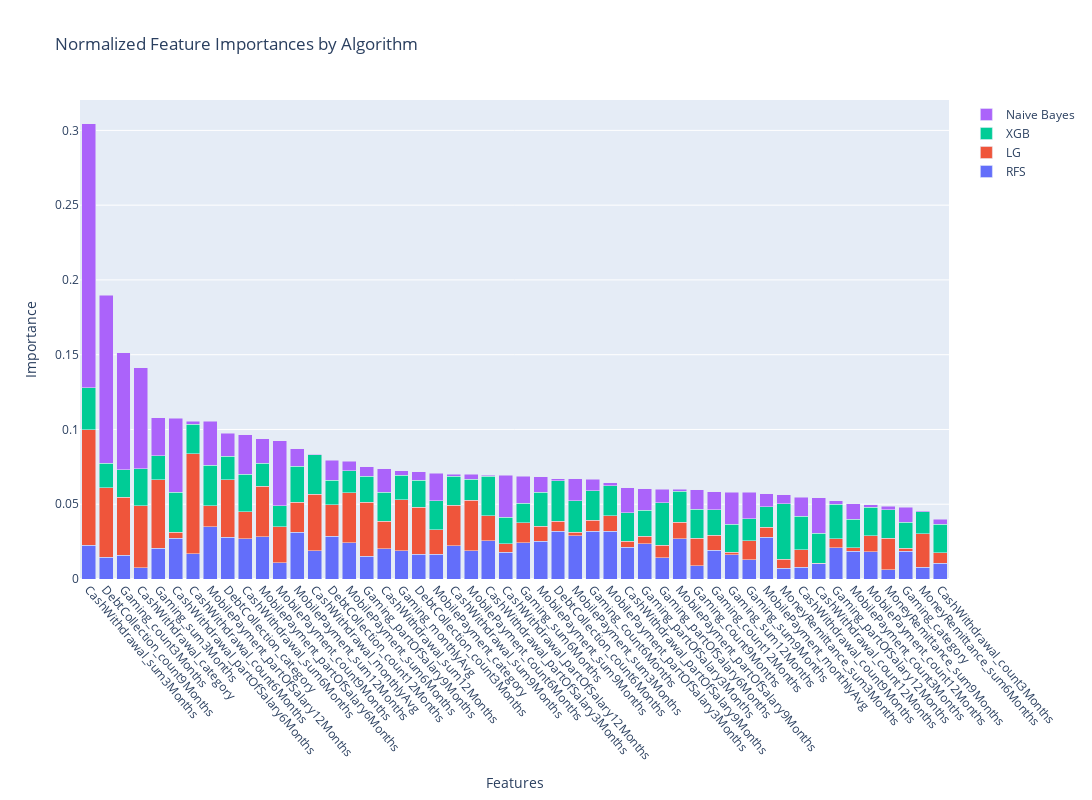

The cell this chart's notebook holds for it:
### Markdown cell above
## Features 150 - 200

### Code cell
# Keep the first feature (column)
first_feature = base.iloc[:, 0]

# Select columns from 50 to 100 (note: column index is 0-based, so 50-100 is 49-99)
selected_features = base.iloc[:, 150:200]

# Combine the first feature with the selected features
forforsta = pd.concat([first_feature, selected_features], axis=1)


preprocessor = DataPreprocessor(forforsta)
(Xtrain, Ytrain), (Xtest, Ytest), train_upsampled,  = preprocessor.get_split_data_with_upsample_and_scaling(0.7)

# Example usage
models = ['naive_bayes', 'xgboost', 'random_forest', 'logistic_regression']

optimizer = ModelOptimizer(models=models, X_train=Xtrain, y_train=Ytrain, n_trials=100)
best_params, best_models = optimizer.run()

# Usage
# Assuming best_models, Xtrain, Ytrain, Xtest, Ytest, train_upsampled are predefined
evaluator = ModelEvaluator(Xtrain, Ytrain, Xtest, Ytest, best_models)
evaluator.evaluate_models()
evaluator.plot_roc_curves()


# Usage
# Assuming best_models, train_upsampled, and forforsta are predefined
feature_importance = FeatureImportance(train_upsampled, best_models, forforsta)
feature_importance.calculate_importances()
feature_importance.calculate_cumulative_importance()
features_to_keep, features_to_discard = feature_importance.find_highly_correlated_features()

print("Features to keep:", features_to_keep)
print("Features to discard:", features_to_discard)

sorted_features = feature_importance.plot_importances()


## Filter away highly correlated features and take away the absolut worst
filtered_list = [item for item in sorted_features if item not in features_to_discard]
#selectionFour = filtered_list[:5]

### Figure 1 — Plotly figure (JSON) as saved in the notebook; plotly's stock layout.template omitted (floating-point values rounded to 4 significant figures)
{"data": [{"name": "RFS", "type": "bar", "x": ["CashWithdrawal_sum3Months", "DebtCollection_count9Months", "Gaming_count3Months", "CashWithdrawal_category", "Gaming_sum3Months", "CashWithdrawal_partOfSalary6Months", "CashWithdrawal_count6Months", "MobilePayment_partOfSalary12Months", "DebtCollection_category", "CashWithdrawal_sum6Months", "MobilePayment_partOfSalary6Months", "MobilePayment_count9Months", "MobilePayment_sum12Months", "CashWithdrawal_monthlyAvg", "DebtCollection_count12Months", "MobilePayment_sum6Months", "Gaming_partOfSalary9Months", "CashWithdrawal_sum12Months", "Gaming_monthlyAvg", "DebtCollection_count3Months", "MobilePayment_category", "CashWithdrawal_sum9Months", "MobilePayment_count6Months", "CashWithdrawal_partOfSalary3Months", "CashWithdrawal_partOfSalary12Months", "Gaming_sum6Months", "MobilePayment_sum9Months", "DebtCollection_count6Months", "MobilePayment_sum3Months", "Gaming_count6Months", "MobilePayment_partOfSalary3Months", "CashWithdrawal_partOfSalary9Months", "Gaming_partOfSalary3Months", "Gaming_partOfSalary6Months", "MobilePayment_partOfSalary9Months", "Gaming_count9Months", "Gaming_count12Months", "Gaming_sum12Months", "Gaming_sum9Months", "MobilePayment_monthlyAvg", "MoneyRemittance_sum3Months", "CashWithdrawal_count9Months", "CashWithdrawal_count12Months", "Gaming_partOfSalary12Months", "MobilePayment_count3Months", "MobilePayment_count12Months", "MoneyRemittance_sum9Months", "Gaming_category", "MoneyRemittance_sum6Months", "CashWithdrawal_count3Months"], "y": [0.02272, 0.01471, 0.01585, 0.007464, 0.02047, 0.02735, 0.01674, 0.03505, 0.02779, 0.02703, 0.02813, 0.01083, 0.03111, 0.01894, 0.02875, 0.02438, 0.01514, 0.02017, 0.01882, 0.01672, 0.01647, 0.02218, 0.01886, 0.02545, 0.01776, 0.02413, 0.02513, 0.0318, 0.02883, 0.03181, 0.03188, 0.02115, 0.02363, 0.01434, 0.02691, 0.008887, 0.0192, 0.01615, 0.013, 0.02806, 0.007137, 0.007852, 0.01024, 0.02104, 0.01852, 0.01821, 0.006206, 0.0187, 0.007878, 0.01041]}, {"name": "LG", "type": "bar", "x": ["CashWithdrawal_sum3Months", "DebtCollection_count9Months", "Gaming_count3Months", "CashWithdrawal_category", "Gaming_sum3Months", "CashWithdrawal_partOfSalary6Months", "CashWithdrawal_count6Months", "MobilePayment_partOfSalary12Months", "DebtCollection_category", "CashWithdrawal_sum6Months", "MobilePayment_partOfSalary6Months", "MobilePayment_count9Months", "MobilePayment_sum12Months", "CashWithdrawal_monthlyAvg", "DebtCollection_count12Months", "MobilePayment_sum6Months", "Gaming_partOfSalary9Months", "CashWithdrawal_sum12Months", "Gaming_monthlyAvg", "DebtCollection_count3Months", "MobilePayment_category", "CashWithdrawal_sum9Months", "MobilePayment_count6Months", "CashWithdrawal_partOfSalary3Months", "CashWithdrawal_partOfSalary12Months", "Gaming_sum6Months", "MobilePayment_sum9Months", "DebtCollection_count6Months", "MobilePayment_sum3Months", "Gaming_count6Months", "MobilePayment_partOfSalary3Months", "CashWithdrawal_partOfSalary9Months", "Gaming_partOfSalary3Months", "Gaming_partOfSalary6Months", "MobilePayment_partOfSalary9Months", "Gaming_count9Months", "Gaming_count12Months", "Gaming_sum12Months", "Gaming_sum9Months", "MobilePayment_monthlyAvg", "MoneyRemittance_sum3Months", "CashWithdrawal_count9Months", "CashWithdrawal_count12Months", "Gaming_partOfSalary12Months", "MobilePayment_count3Months", "MobilePayment_count12Months", "MoneyRemittance_sum9Months", "Gaming_category", "MoneyRemittance_sum6Months", "CashWithdrawal_count3Months"], "y": [0.07714, 0.04621, 0.03898, 0.04168, 0.04592, 0.003882, 0.06701, 0.01401, 0.03867, 0.01781, 0.03405, 0.0242, 0.02013, 0.03765, 0.02098, 0.0334, 0.03631, 0.01851, 0.03408, 0.03127, 0.01656, 0.0271, 0.03383, 0.01672, 0.005839, 0.01341, 0.01014, 0.006868, 0.002429, 0.007635, 0.01044, 0.004041, 0.005073, 0.008331, 0.011, 0.01825, 0.01019, 0.001663, 0.01265, 0.006407, 0.006151, 0.0118, 0.0001417, 0.005991, 0.002273, 0.01071, 0.02098, 0.001892, 0.0223, 0.007285]}, {"name": "XGB", "type": "bar", "x": ["CashWithdrawal_sum3Months", "DebtCollection_count9Months", "Gaming_count3Months", "CashWithdrawal_category", "Gaming_sum3Months", "CashWithdrawal_partOfSalary6Months", "CashWithdrawal_count6Months", "MobilePayment_partOfSalary12Months", "DebtCollection_category", "CashWithdrawal_sum6Months", "MobilePayment_partOfSalary6Months", "MobilePayment_count9Months", "MobilePayment_sum12Months", "CashWithdrawal_monthlyAvg", "DebtCollection_count12Months", "MobilePayment_sum6Months", "Gaming_partOfSalary9Months", "CashWithdrawal_sum12Months", "Gaming_monthlyAvg", "DebtCollection_count3Months", "MobilePayment_category", "CashWithdrawal_sum9Months", "MobilePayment_count6Months", "CashWithdrawal_partOfSalary3Months", "CashWithdrawal_partOfSalary12Months", "Gaming_sum6Months", "MobilePayment_sum9Months", "DebtCollection_count6Months", "MobilePayment_sum3Months", "Gaming_count6Months", "MobilePayment_partOfSalary3Months", "CashWithdrawal_partOfSalary9Months", "Gaming_partOfSalary3Months", "Gaming_partOfSalary6Months", "MobilePayment_partOfSalary9Months", "Gaming_count9Months", "Gaming_count12Months", "Gaming_sum12Months", "Gaming_sum9Months", "MobilePayment_monthlyAvg", "MoneyRemittance_sum3Months", "CashWithdrawal_count9Months", "CashWithdrawal_count12Months", "Gaming_partOfSalary12Months", "MobilePayment_count3Months", "MobilePayment_count12Months", "MoneyRemittance_sum9Months", "Gaming_category", "MoneyRemittance_sum6Months", "CashWithdrawal_count3Months"], "y": [0.02807, 0.0164, 0.01812, 0.0245, 0.01591, 0.02685, 0.01974, 0.02702, 0.01548, 0.0253, 0.01532, 0.01389, 0.02423, 0.02656, 0.01631, 0.01474, 0.0174, 0.01947, 0.01639, 0.01814, 0.01938, 0.01932, 0.01389, 0.02669, 0.01769, 0.01314, 0.0228, 0.02689, 0.02091, 0.01967, 0.0199, 0.01901, 0.01739, 0.02841, 0.02073, 0.01949, 0.01703, 0.01865, 0.0146, 0.01379, 0.03694, 0.02235, 0.02007, 0.02294, 0.01906, 0.01921, 0.01899, 0.01749, 0.01495, 0.01876]}, {"name": "Naive Bayes", "type": "bar", "x": ["CashWithdrawal_sum3Months", "DebtCollection_count9Months", "Gaming_count3Months", "CashWithdrawal_category", "Gaming_sum3Months", "CashWithdrawal_partOfSalary6Months", "CashWithdrawal_count6Months", "MobilePayment_partOfSalary12Months", "DebtCollection_category", "CashWithdrawal_sum6Months", "MobilePayment_partOfSalary6Months", "MobilePayment_count9Months", "MobilePayment_sum12Months", "CashWithdrawal_monthlyAvg", "DebtCollection_count12Months", "MobilePayment_sum6Months", "Gaming_partOfSalary9Months", "CashWithdrawal_sum12Months", "Gaming_monthlyAvg", "DebtCollection_count3Months", "MobilePayment_category", "CashWithdrawal_sum9Months", "MobilePayment_count6Months", "CashWithdrawal_partOfSalary3Months", "CashWithdrawal_partOfSalary12Months", "Gaming_sum6Months", "MobilePayment_sum9Months", "DebtCollection_count6Months", "MobilePayment_sum3Months", "Gaming_count6Months", "MobilePayment_partOfSalary3Months", "CashWithdrawal_partOfSalary9Months", "Gaming_partOfSalary3Months", "Gaming_partOfSalary6Months", "MobilePayment_partOfSalary9Months", "Gaming_count9Months", "Gaming_count12Months", "Gaming_sum12Months", "Gaming_sum9Months", "MobilePayment_monthlyAvg", "MoneyRemittance_sum3Months", "CashWithdrawal_count9Months", "CashWithdrawal_count12Months", "Gaming_partOfSalary12Months", "MobilePayment_count3Months", "MobilePayment_count12Months", "MoneyRemittance_sum9Months", "Gaming_category", "MoneyRemittance_sum6Months", "CashWithdrawal_count3Months"], "y": [0.1764, 0.1124, 0.07844, 0.06748, 0.02567, 0.0495, 0.002131, 0.02934, 0.01547, 0.02643, 0.01622, 0.04349, 0.01172, 0.0002165, 0.01327, 0.006278, 0.006193, 0.01565, 0.0032, 0.00567, 0.01824, 0.001566, 0.003483, 0.0005938, 0.02811, 0.01803, 0.01024, 0.001549, 0.01482, 0.007472, 0.0023, 0.01689, 0.01414, 0.009064, 0.001361, 0.01307, 0.01203, 0.02161, 0.01764, 0.008754, 0.006275, 0.01273, 0.02378, 0.002394, 0.01063, 0.001389, 0.002623, 0.00992, 0.0006092, 0.003514]}], "layout": {"barmode": "stack", "height": 800, "title": {"text": "Normalized Feature Importances by Algorithm"}, "width": 1800, "xaxis": {"categoryorder": "total descending", "tickangle": 50, "title": {"text": "Features"}}, "yaxis": {"title": {"text": "Importance"}}}}
